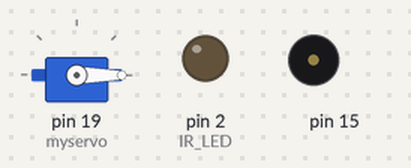
Simulated run of this sketch. Board: Arduino Uno, built with avr-gcc and run on an emulated ATmega328P. Parts: servo, output pins drawn as LEDs (lit = HIGH), buzzer (waves = sounding).

Above: at 0.05 s.
At 2.15 s:
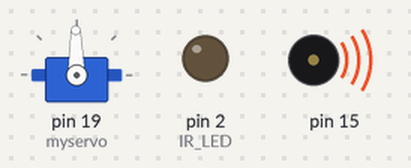
At 4.25 s:
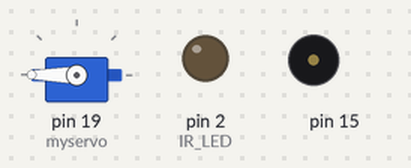
At 9.25 s:
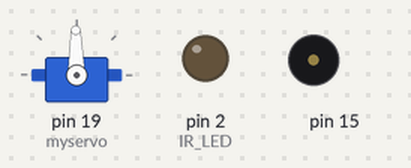
Timing chart, 0 to 12.1 s (numbered marks = the images above):
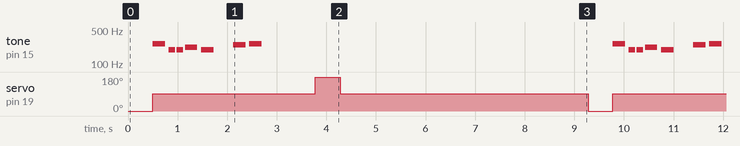

Measured:
- by itself, servo on pin 19 (myservo): repeats every 9.3 s: 180° 0.50 s, 91° 5.0 s, 0° 0.50 s, 91° 3.3 s
- by itself, tone on pin 15: repeats every 9.3 s: silent 0.08 s, 2 × (196 Hz 0.13 s, silent 0.04 s), 220 Hz 0.25 s, silent 0.08 s, 196 Hz 0.25 s, silent 0.40 s, 247 Hz 0.25 s, silent 0.08 s, 262 Hz 0.25 s, silent 7.1 s, 262 Hz 0.25 s

The sketch:

trashcanfinal.ino
```cpp
/*
Modified from the  “Knob” example program

*/
/*
 Controlling a servo position using a potentiometer (variable resistor)
 by Michal Rinott <http://people.interaction-ivrea.it/m.rinott>

 modified on 8 Nov 2013
 by Scott Fitzgerald
 http://www.arduino.cc/en/Tutorial/Knob
*/
//A massive library of notes
#include <Servo.h>
#define NOTE_B0  31
#define NOTE_C1  33
#define NOTE_CS1 35
#define NOTE_D1  37
#define NOTE_DS1 39
#define NOTE_E1  41
#define NOTE_F1  44
#define NOTE_FS1 46
#define NOTE_G1  49
#define NOTE_GS1 52
#define NOTE_A1  55
#define NOTE_AS1 58
#define NOTE_B1  62
#define NOTE_C2  65
#define NOTE_CS2 69
#define NOTE_D2  73
#define NOTE_DS2 78
#define NOTE_E2  82
#define NOTE_F2  87
#define NOTE_FS2 93
#define NOTE_G2  98
#define NOTE_GS2 104
#define NOTE_A2  110
#define NOTE_AS2 117
#define NOTE_B2  123
#define NOTE_C3  131
#define NOTE_CS3 139
#define NOTE_D3  147
#define NOTE_DS3 156
#define NOTE_E3  165
#define NOTE_F3  175
#define NOTE_FS3 185
#define NOTE_G3  196
#define NOTE_GS3 208
#define NOTE_A3  220
#define NOTE_AS3 233
#define NOTE_B3  247
#define NOTE_C4  262
#define NOTE_CS4 277
#define NOTE_D4  294
#define NOTE_DS4 311
#define NOTE_E4  330
#define NOTE_F4  349
#define NOTE_FS4 370
#define NOTE_G4  392
#define NOTE_GS4 415
#define NOTE_A4  440
#define NOTE_AS4 466
#define NOTE_B4  494
#define NOTE_C5  523
#define NOTE_CS5 554
#define NOTE_D5  587
#define NOTE_DS5 622
#define NOTE_E5  659
#define NOTE_F5  698
#define NOTE_FS5 740
#define NOTE_G5  784
#define NOTE_GS5 831
#define NOTE_A5  880
#define NOTE_AS5 932
#define NOTE_B5  988
#define NOTE_C6  1047
#define NOTE_CS6 1109
#define NOTE_D6  1175
#define NOTE_DS6 1245
#define NOTE_E6  1319
#define NOTE_F6  1397
#define NOTE_FS6 1480
#define NOTE_G6  1568
#define NOTE_GS6 1661
#define NOTE_A6  1760
#define NOTE_AS6 1865
#define NOTE_B6  1976
#define NOTE_C7  2093
#define NOTE_CS7 2217
#define NOTE_D7  2349
#define NOTE_DS7 2489
#define NOTE_E7  2637
#define NOTE_F7  2794
#define NOTE_FS7 2960
#define NOTE_G7  3136
#define NOTE_GS7 3322
#define NOTE_A7  3520
#define NOTE_AS7 3729
#define NOTE_B7  3951
#define NOTE_C8  4186
#define NOTE_CS8 4435
#define NOTE_D8  4699
#define NOTE_DS8 4978

Servo myservo;  // create servo object to control a servo
int melody[] = {  NOTE_C4, NOTE_G3, NOTE_G3, NOTE_A3, NOTE_G3, 0, NOTE_B3, NOTE_C4};


  const int IR_LED = 2;
   int buttonState = 0;


// note durations: 4 = quarter note, 8 = eighth note, etc.:
int noteDurations[] = {
  4, 8, 8, 4, 4, 4, 4, 4
};

//int potpin = 0;  // analog pin used to connect the potentiometer
int val;    // variable to read the value from the analog pin

void setup() {
  myservo.attach(19);  // attaches the servo on pin 19 to the servo object.
  pinMode(IR_LED, OUTPUT);
  digitalWrite(IR_LED, LOW);

}

  void loop() {
 // int sensorValue = analogRead(22);
 //  if (sensorValue > 127) {
  myservo.write(0);                                                                                                                                                    // Change value to change speed. Max = 360. Positive value == spin clockwise. Negative Value == Spin Counterclockwise
  delay(500);                           // waits for the servo to get there


  myservo.write(91); //Must be 91 to stop rotation

  for (int thisNote = 0; thisNote < 8; thisNote++) {

    // to calculate the note duration, take one second divided by the note type.
    //e.g. quarter note = 1000 / 4, eighth note = 1000/8, etc.
    int noteDuration = 1000 / noteDurations[thisNote];
    tone(15, melody[thisNote], noteDuration);

    // to distinguish the notes, set a minimum time between them.
    // the note's duration + 30% seems to work well:
    int pauseBetweenNotes = noteDuration * 1.30;
    delay(pauseBetweenNotes);
    // stop the tone playing:
    noTone(8);
  } //Plays some audio
  delay(1000);

  myservo.write(180);                                                                                                                                                    // Change value to change speed. Max = 360. Positive value == spin clockwise. Negative Value == Spin Counterclockwise
  delay(500);                           // waits for the servo to get there


  myservo.write(91); //Must be 91 to stop rotation
  delay(5000);
 //  }

}
```
